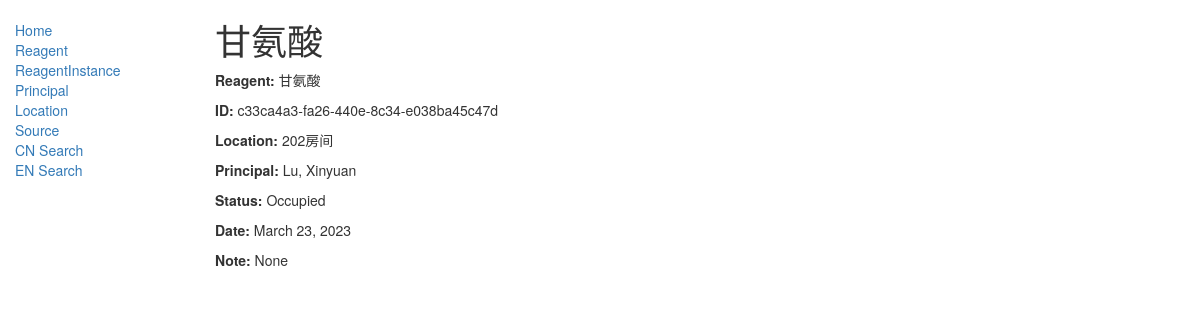
Before: /catalog/reagentinstance/c33ca4a3-fa26-440e-8c34-e038ba45c47d with the older database file.
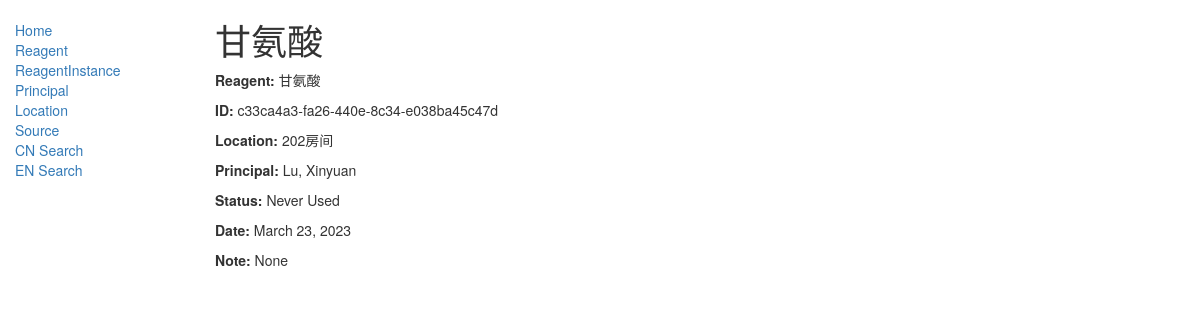
After: the same page with the newer database file.
### catalog/models.py (models this page shows, shortened)
class ReagentInstance(models.Model):
    id = models.UUIDField(
        primary_key=True,
        default=uuid.uuid4,
        help_text=
        "Unique ID for this particular reagent across whole database, be careful to change!!"
    )
    reagent = models.ForeignKey('Reagent',
                                on_delete=models.SET_NULL,
                                null=True)
    register_date = models.DateField(null=True,
                                     blank=True,
                                     default=datetime.date.today)
    name = models.CharField(max_length=200,
                            null=True,
                            blank=True,
                            default=id.default,
                            help_text="Change to your favorate name")
    principal = models.ForeignKey('Principal',
                                  on_delete=models.SET_NULL,
                                  null=True,
                                  blank=True)
    location = models.ForeignKey('Location',
                                 on_delete=models.SET_NULL,
                                 null=True)
    STATUS = (
        ('n', 'Never Used'),
        ('o', 'Occupied'),
        ('a', 'Available'),
        ('r', 'Run out'),
    )
    status = models.CharField(max_length=1,
                              choices=STATUS,
                              blank=True,
                              default='o',
                              help_text='Reagent Status')
    note = models.CharField(max_length=1000,
                            help_text="Enter a brief note",
                            null=True,
                            blank=True)
    class Meta:
        ordering = ["-register_date", "name"]

class Reagent(models.Model):
    name = models.CharField(
        max_length=200,
        help_text="Enter a Name in detail (e.g. Acetonitrile-5L-Masspure)")
    chinese_name = models.ForeignKey('ChineseName',
                                     on_delete=models.SET_NULL,
                                     null=True)
    english_name = models.ForeignKey('EnglishName',
                                     on_delete=models.SET_NULL,
                                     null=True)
    source = models.ForeignKey('Source', on_delete=models.SET_NULL, null=True)
    tags = models.ManyToManyField(Tags,
                                  help_text="Select a tags for this book")
    specification = models.CharField(
        max_length=200,
        help_text="Enter a specification (e.g. 1L, 30mg)",
        null=True,
        blank=True)
    cas = models.CharField(
        max_length=200,
        help_text=
        'Enter a <a href="https://en.wikipedia.org/wiki/CAS_Registry_Number">CAS</a> (e.g. 921-60-8)',
        null=True,
        blank=True,
        verbose_name='CAS')
    purchase_note = models.CharField(
        max_length=200,
        help_text="Enter a purchase note (e.g. hyperlink, item No.)",
        null=True,
        blank=True)
    note = models.CharField(max_length=1000,
                            help_text="Enter a brief note",
                            null=True,
                            blank=True)
    class Meta:
        ordering = ['name']
    def __str__(self):
        return self.name
    def display_tags(self):
        return ', '.join([tags.name for tags in self.tags.all()[:3]])
    display_tags.short_description = 'Tags'

class Location(models.Model):
    name = models.CharField(
        max_length=200,
        help_text=
        "Enter a Location (e.g. B205-4°C-Refrigerator, B205-Table1-Lowbox)")
    class Meta:
        ordering = ['name']
    def __str__(self):
        return self.name

class Principal(models.Model):
    first_name = models.CharField(max_length=100,
                                  help_text="Enter a First Name (e.g. Chun)")
    last_name = models.CharField(max_length=100,
                                 help_text="Enter a Last Name (e.g. Tang)")
    class Meta:
        ordering = ['last_name', 'first_name']
    def __str__(self):
        return '%s, %s' % (self.last_name, self.first_name)

### catalog/views.py (the view)
class ReagentInstanceDetailView(generic.DetailView):
    model = ReagentInstance

### catalog/templates/catalog/reagentinstance_detail.html
{% extends "base_generic.html" %}
{% block content %}
<h1>{{ reagentinstance.name }}</h1>
<p><strong>Reagent:</strong> {{ reagentinstance.reagent }}</p>
<p><strong>ID:</strong> {{ reagentinstance.id }}</p>
<p><strong>Location:</strong> {{ reagentinstance.location }}</p>
<p><strong>Principal:</strong> {{ reagentinstance.principal }}</p>
<p><strong>Status:</strong> {{ reagentinstance.get_status_display }}</p>
<p><strong>Date:</strong> {{ reagentinstance.register_date }}</p>
<p><strong>Note:</strong> {{ reagentinstance.note }}</p>
{% endblock %}

Changed rows visible on the page:
changed ReagentInstance "甘氨酸": status "Occupied" → "Never Used"
